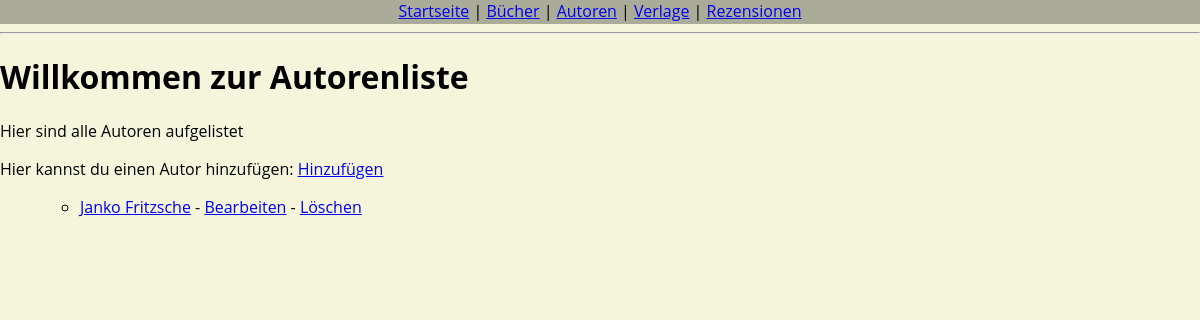
Before: /authors/ with the older database file.
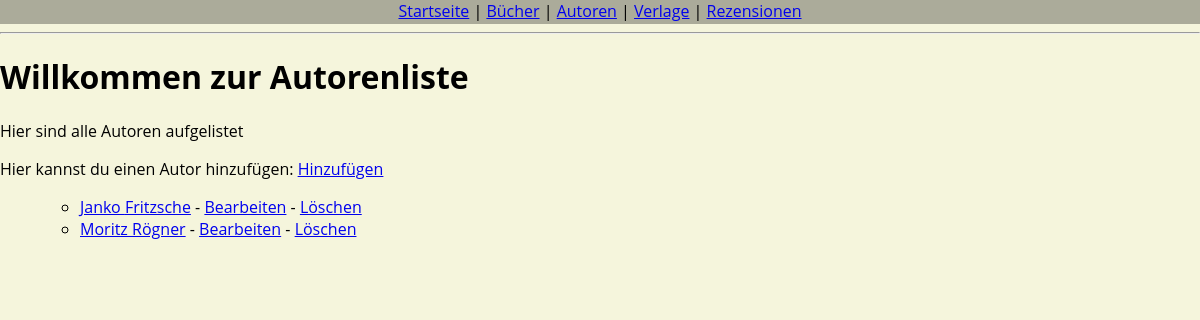
After: the same page with the newer database file.
### library/models.py (models this page shows, shortened)
class Author(models.Model):
    Vorname = models.CharField(max_length=100)
    Nachname = models.CharField(max_length=100)
    Geburtsdatum = models.DateField(null=True, blank=True)
    Biografie = models.TextField(blank=True)

### library/views.py (the view)
# urls.py: path("authors/", views.AuthorListView.as_view(), name="author_list"),
class AuthorListView(ListView):
    model = Author
    template_name = "library/author/author_list.html"
    context_object_name = "author"

### library/templates/library/author/author_list.html
{% extends "library/base.html" %}
{% block content %}
  <h1>Willkommen zur Autorenliste</h1>
  <p>Hier sind alle Autoren aufgelistet</p>
  <p>
    Hier kannst du einen Autor hinzufügen:
    <a href="{% url 'author_create' %}">Hinzufügen</a>
  </p>
  <ul>
  <ul>
    {% for author in author %}
      <li>
        <a href="{% url 'author_detail' author.pk %}">{{ author.Vorname }} {{ author.Nachname }}</a>
        - <a href="{% url 'author_update' author.pk %}">Bearbeiten</a>
        - <a href="{% url 'author_delete' author.pk %}">Löschen</a>
      </li>
    {% empty %}
      <li>Es gibt noch keine Autoren.</li>
    {% endfor %}
  </ul>
{% endblock %}

Changed rows visible on the page:
added Author: Vorname "Moritz", Nachname "Rögner"
